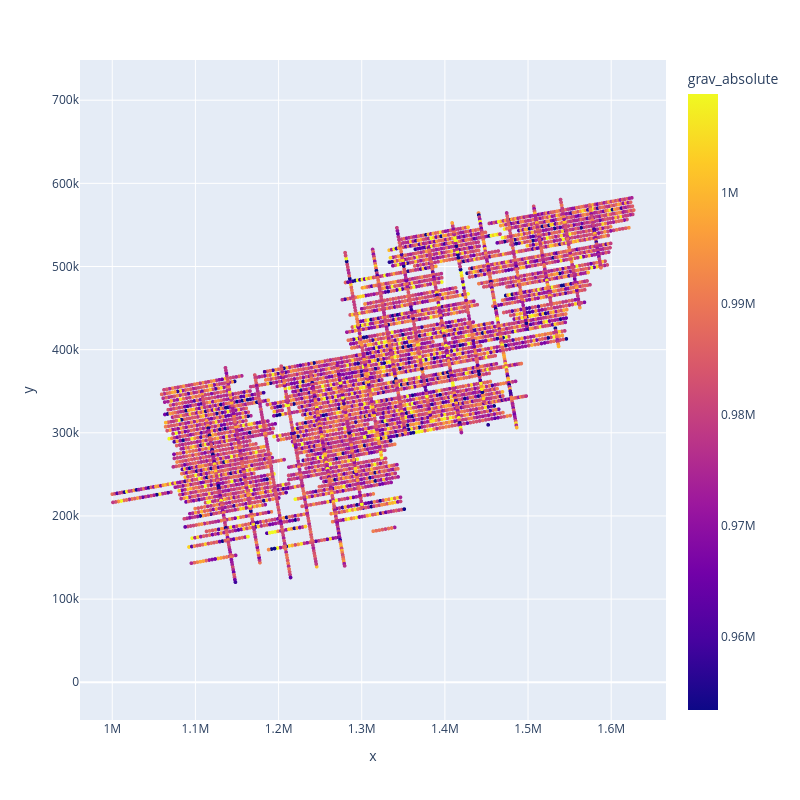

Source (notebook cell):
### Code cell
airbornegeo.plotly_points(
    data_df[::50],
    color_col="grav_absolute",
    edge_width=0,
)

### Figure 1 — Plotly figure (JSON) as saved in the notebook; plotly's stock layout.template omitted (floating-point values rounded to 4 significant figures; data arrays with more than 128 entries replaced by an {"elided": "..."} marker saying what was removed)
{"data": [{"hovertemplate": "x=%{x}<br>y=%{y}<br>grav_absolute=%{marker.color}<extra></extra>", "legendgroup": "", "marker": {"color": {"elided": "6680 float values"}, "coloraxis": "coloraxis", "line": {"color": "black", "width": 0}, "size": 4, "symbol": "circle"}, "mode": "markers", "name": "", "showlegend": false, "type": "scattergl", "x": {"elided": "6680 float values"}, "xaxis": "x", "y": {"elided": "6680 float values"}, "yaxis": "y"}], "layout": {"autosize": false, "coloraxis": {"cmax": 1009000.0, "cmin": 953400.0, "colorbar": {"title": {"text": "grav_absolute"}}, "colorscale": [[0, "#0d0887"], [0.1111, "#46039f"], [0.2222, "#7201a8"], [0.3333, "#9c179e"], [0.4444, "#bd3786"], [0.5556, "#d8576b"], [0.6667, "#ed7953"], [0.7778, "#fb9f3a"], [0.8889, "#fdca26"], [1, "#f0f921"]]}, "height": 800, "legend": {"tracegroupgap": 0}, "margin": {"t": 60}, "width": 800, "xaxis": {"anchor": "y", "domain": [0, 1], "title": {"text": "x"}}, "yaxis": {"anchor": "x", "domain": [0, 1], "scaleanchor": "x", "scaleratio": 1, "title": {"text": "y"}}}}
